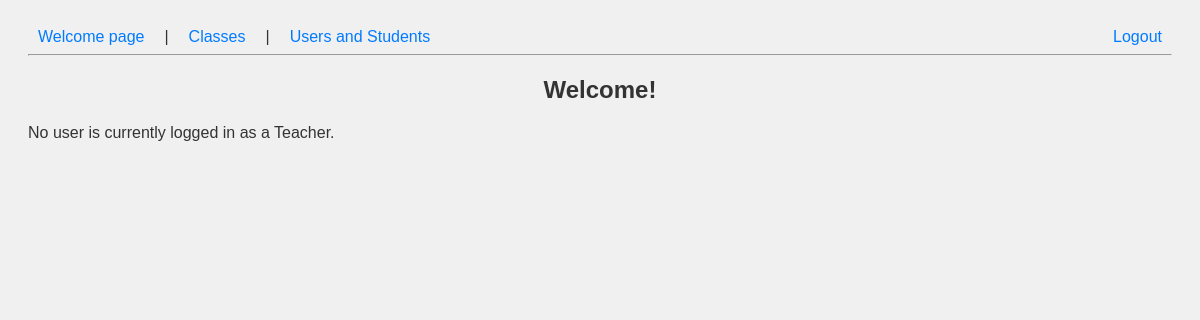
Before: /welcome with the older database file.
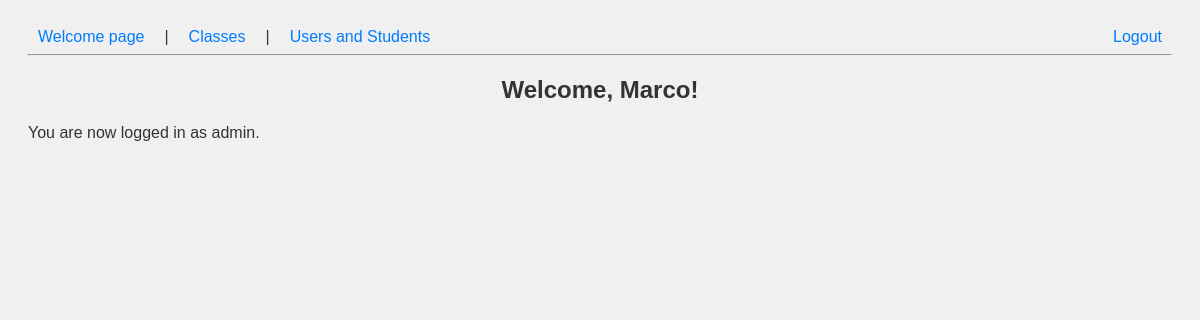
After: the same page with the newer database file.
### models.py (models this page shows)
class BaseModel(Model):
    class Meta:
        database = db

class User(BaseModel):
    id_user = AutoField()
    name = CharField()
    is_admin = BooleanField() # True if admin, False if teacher
    login = BooleanField(unique=False)
    password = CharField() # Store hashed passwords in production

### app.py (the view)
@app.route('/welcome')
def dash_welcome():
    user = User.select().where(User.login == True).first()
    return render_template('dashWelcome.html', user=user)

### templates/dashWelcome.html
{% extends "dashboard.html" %}
{% block content %}
    {% if user %}
        <h2>Welcome, {{ user.name }}!</h2>
        <p>You are now logged in{{ " as admin" if user.is_admin else "" }}.</p>
    {% else %}
        <h2>Welcome!</h2>
        <p>No user is currently logged in as a Teacher.</p>
    {% endif %}
{% endblock %}

Changed rows visible on the page:
now on this page (row edited): User: name "Marco", is_admin "as admin"
Other visible differences:
text no longer shown: "Welcome! No user is currently logged in as a Teacher."
text now shown: "Welcome, ! You are now logged in ."
